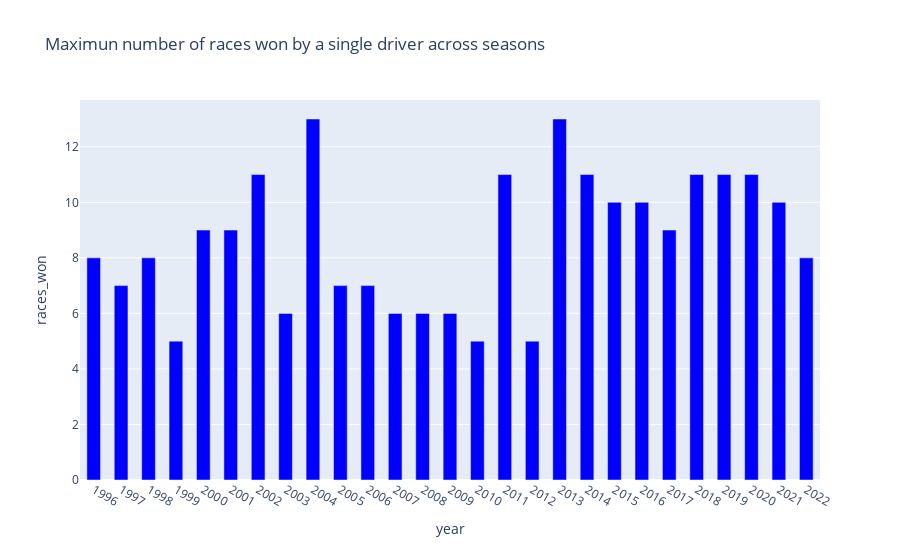

Notebook cell for this chart:
### Code cell
import plotly.express as px
fig = px.bar(yearly_drivers_position3, x="year", y="races_won",facet_row_spacing = 1,facet_col_spacing=1,title='Maximun number of races won by a single driver across seasons')
fig.update_traces(width=0.5)
fig.update_traces(marker_color='blue')
fig.show()

### Figure 1 — Plotly figure (JSON) as saved in the notebook; plotly's stock layout.template omitted (floating-point values rounded to 4 significant figures)
{"data": [{"alignmentgroup": "True", "hovertemplate": "year=%{x}<br>races_won=%{y}<extra></extra>", "legendgroup": "", "marker": {"color": "blue", "pattern": {"shape": ""}}, "name": "", "offsetgroup": "", "orientation": "v", "showlegend": false, "textposition": "auto", "type": "bar", "width": 0.5, "x": ["1996", "1997", "1998", "1999", "2000", "2001", "2002", "2003", "2004", "2005", "2006", "2007", "2008", "2009", "2010", "2011", "2012", "2013", "2014", "2015", "2016", "2017", "2018", "2019", "2020", "2021", "2022"], "xaxis": "x", "y": [8, 7, 8, 5, 9, 9, 11, 6, 13, 7, 7, 6, 6, 6, 5, 11, 5, 13, 11, 10, 10, 9, 11, 11, 11, 10, 8], "yaxis": "y"}], "layout": {"barmode": "relative", "legend": {"tracegroupgap": 0}, "title": {"text": "Maximun number of races won by a single driver across seasons"}, "xaxis": {"anchor": "y", "domain": [0, 1], "title": {"text": "year"}}, "yaxis": {"anchor": "x", "domain": [0, 1], "title": {"text": "races_won"}}}}
